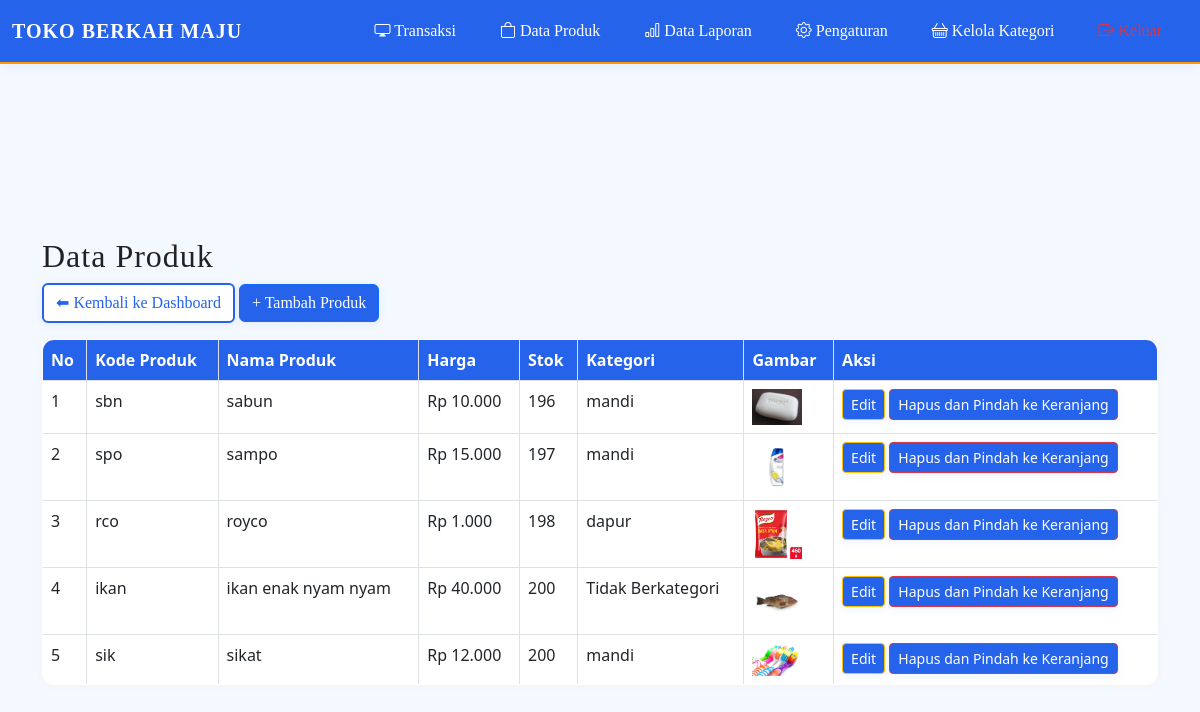
/data_produk.php (signed in), run on an earlier commit of the app's database.
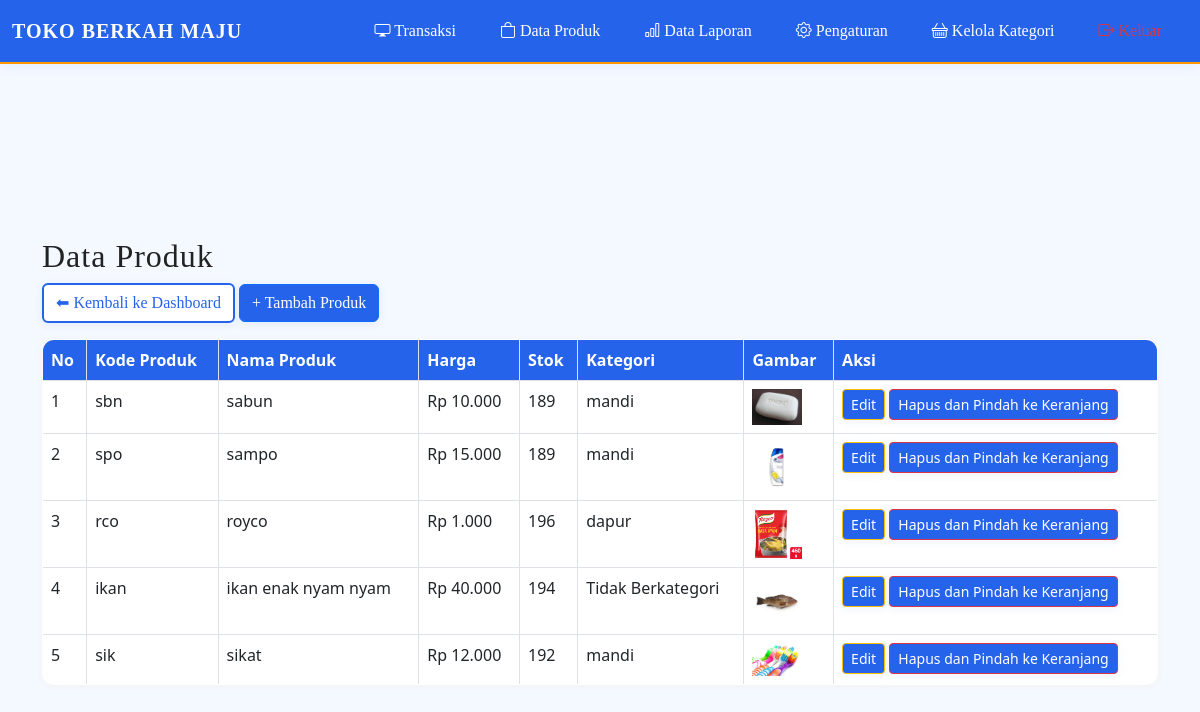
And on a later commit of the database.
### tables this page shows
CREATE TABLE `produk` (
  `id` int(11) NOT NULL,
  `kode_produk` varchar(50) NOT NULL,
  `nama_produk` varchar(100) NOT NULL,
  `harga` int(11) NOT NULL,
  `stok` int(11) NOT NULL,
  `gambar` varchar(255) DEFAULT NULL,
  `kategori_id` int(11) DEFAULT NULL
);

CREATE TABLE `kategori` (
  `id` int(11) NOT NULL,
  `nama_kategori` varchar(50) NOT NULL,
  `ikon` varchar(100) DEFAULT NULL
);

### data_produk.php (the view, shortened to what this page needs)
<?php
include 'init.php';
?>
<?php include 'navbar.php'; ?>
<!DOCTYPE html>
<html lang="id">
<head>
    <link rel="stylesheet" href="https://cdn.jsdelivr.net/npm/bootstrap@5.3.0/dist/css/bootstrap.min.css">
    <link rel="stylesheet" href="custom_style.php">
</head>
<body class="with-navbar-padding">
    <div class="container mt-5">
        <h2>Data Produk</h2>
        <a href="dashboard.php" class="btn btn-secondary mb-3">⬅ Kembali ke Dashboard</a>
        <a href="tambah_produk.php" class="btn btn-primary mb-3">+ Tambah Produk</a>
        <table class="table table-bordered">
            <thead>
                <tr>
                    <th>No</th>
                    <th>Kode Produk</th>
                    <th>Nama Produk</th>
                    <th>Harga</th>
                    <th>Stok</th>
                    <th>Kategori</th>
                    <th>Gambar</th>
                    <th>Aksi</th>
                </tr>
            </thead>
            <tbody>
                <?php
                $query = mysqli_query($koneksi, "SELECT p.*, k.nama_kategori
                                               FROM produk p
                                               LEFT JOIN kategori k ON p.kategori_id = k.id");
                $no = 1;
                if (mysqli_num_rows($query) > 0) {
                    while ($row = mysqli_fetch_assoc($query)) {
                        $kategori = !empty($row['nama_kategori']) ? $row['nama_kategori'] : "Tidak Berkategori";
                        echo "<tr>
                            <td>{$no}</td>
                            <td>{$row['kode_produk']}</td>
                            <td>{$row['nama_produk']}</td>
                            <td>Rp " . number_format($row['harga'], 0, ',', '.') . "</td>
                            <td>{$row['stok']}</td>
                            <td>{$kategori}</td>
                            <td>";
                            if (!empty($row['gambar']) && file_exists("assets/" . $row['gambar'])) {
                                echo "<img src='assets/{$row['gambar']}' width='50' alt='Gambar {$row['nama_produk']}'>";
                            } else {
                                echo "Tidak ada gambar";
                            }
                        echo "</td>
                            <td>
                                <a href='edit_produk.php?id={$row['id']}' class='btn btn-warning btn-sm'>Edit</a>
                                <a href='data_produk.php?hapus_produk={$row['id']}' class='btn btn-danger btn-sm' onclick='return confirm(\"Yakin ingin memindahkan produk ini ke keranjang dan menghapusnya?\")'>Hapus dan Pindah ke Keranjang</a>
                            </td>
                        </tr>";
                        $no++;
                    }
                } else {
                    echo "<tr><td colspan='8' class='text-center'>Data produk masih kosong</td></tr>";
                }
                ?>
            </tbody>
        </table>
    </div>
</body>
</html>

What changed in the data, as far as the page shows it:
changed produk "sbn": stok "196" → "189"
changed produk "spo": stok "197" → "189"
changed produk "rco": stok "198" → "196"
changed produk "ikan": stok "200" → "194"
changed produk "sik": stok "200" → "192"
